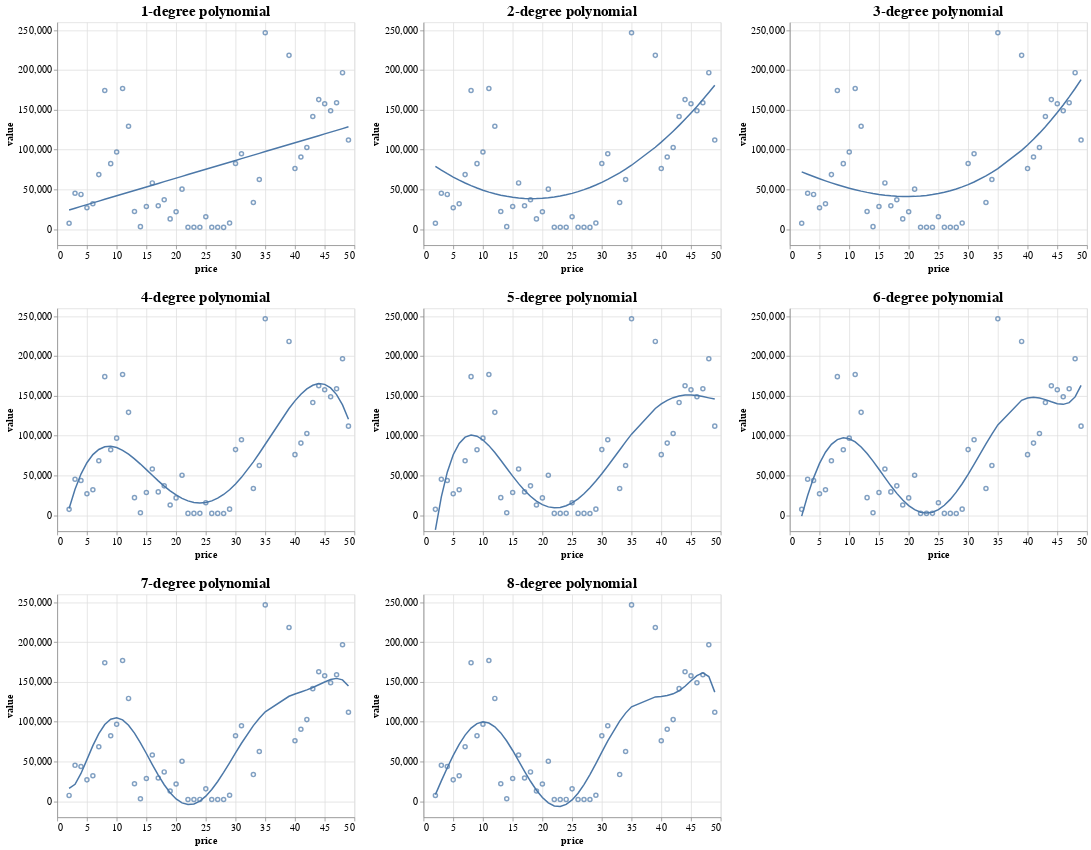

Notebook code for this chart:
### Code cell
melted_df = pd.melt(price_rank_df, "price")

points_chart = alt.Chart(melted_df).transform_filter(alt.FieldEqualPredicate(field="variable", equal="rank")) \
.mark_point().encode(
    x=alt.X("price:Q", scale=alt.Scale(zero=False)),
    y=alt.Y("value:Q", scale=alt.Scale(zero=False))
)

curve_chart = alt.Chart(melted_df).mark_line().encode(
    x=alt.X("price:Q", scale=alt.Scale(zero=False)),
    y=alt.Y("value:Q", scale=alt.Scale(zero=False))
)

alt.ConcatChart(
    concat=[
      points_chart + curve_chart.transform_filter(alt.FieldEqualPredicate(field="variable", equal=f"polynom {deg} pred")).properties(title=f"{deg}-degree polynomial")
      for deg in degrees
    ],
    columns=3
).resolve_axis(
    x="shared",
    y="shared"
).resolve_scale(
    x="shared", 
    y="shared"
).configure_axis(
    labelFontSize=14,
    titleFontSize=14
).configure_title(fontSize=20)

### Figure 1 — Vega-Lite specification as saved in the notebook (floating-point values rounded to 4 significant figures; data arrays with more than 128 entries replaced by an {"elided": "..."} marker saying what was removed)
{"$schema": "https://vega.github.io/schema/vega-lite/v4.8.1.json", "columns": 3, "concat": [{"layer": [{"encoding": {"x": {"field": "price", "scale": {"zero": false}, "type": "quantitative"}, "y": {"field": "value", "scale": {"zero": false}, "type": "quantitative"}}, "mark": "point", "transform": [{"filter": {"equal": "rank", "field": "variable"}}]}, {"encoding": {"x": {"field": "price", "scale": {"zero": false}, "type": "quantitative"}, "y": {"field": "value", "scale": {"zero": false}, "type": "quantitative"}}, "mark": "line", "title": "1-degree polynomial", "transform": [{"filter": {"equal": "polynom 1 pred", "field": "variable"}}]}]}, {"layer": [{"encoding": {"x": {"field": "price", "scale": {"zero": false}, "type": "quantitative"}, "y": {"field": "value", "scale": {"zero": false}, "type": "quantitative"}}, "mark": "point", "transform": [{"filter": {"equal": "rank", "field": "variable"}}]}, {"encoding": {"x": {"field": "price", "scale": {"zero": false}, "type": "quantitative"}, "y": {"field": "value", "scale": {"zero": false}, "type": "quantitative"}}, "mark": "line", "title": "2-degree polynomial", "transform": [{"filter": {"equal": "polynom 2 pred", "field": "variable"}}]}]}, {"layer": [{"encoding": {"x": {"field": "price", "scale": {"zero": false}, "type": "quantitative"}, "y": {"field": "value", "scale": {"zero": false}, "type": "quantitative"}}, "mark": "point", "transform": [{"filter": {"equal": "rank", "field": "variable"}}]}, {"encoding": {"x": {"field": "price", "scale": {"zero": false}, "type": "quantitative"}, "y": {"field": "value", "scale": {"zero": false}, "type": "quantitative"}}, "mark": "line", "title": "3-degree polynomial", "transform": [{"filter": {"equal": "polynom 3 pred", "field": "variable"}}]}]}, {"layer": [{"encoding": {"x": {"field": "price", "scale": {"zero": false}, "type": "quantitative"}, "y": {"field": "value", "scale": {"zero": false}, "type": "quantitative"}}, "mark": "point", "transform": [{"filter": {"equal": "rank", "field": "variable"}}]}, {"encoding": {"x": {"field": "price", "scale": {"zero": false}, "type": "quantitative"}, "y": {"field": "value", "scale": {"zero": false}, "type": "quantitative"}}, "mark": "line", "title": "4-degree polynomial", "transform": [{"filter": {"equal": "polynom 4 pred", "field": "variable"}}]}]}, {"layer": [{"encoding": {"x": {"field": "price", "scale": {"zero": false}, "type": "quantitative"}, "y": {"field": "value", "scale": {"zero": false}, "type": "quantitative"}}, "mark": "point", "transform": [{"filter": {"equal": "rank", "field": "variable"}}]}, {"encoding": {"x": {"field": "price", "scale": {"zero": false}, "type": "quantitative"}, "y": {"field": "value", "scale": {"zero": false}, "type": "quantitative"}}, "mark": "line", "title": "5-degree polynomial", "transform": [{"filter": {"equal": "polynom 5 pred", "field": "variable"}}]}]}, {"layer": [{"encoding": {"x": {"field": "price", "scale": {"zero": false}, "type": "quantitative"}, "y": {"field": "value", "scale": {"zero": false}, "type": "quantitative"}}, "mark": "point", "transform": [{"filter": {"equal": "rank", "field": "variable"}}]}, {"encoding": {"x": {"field": "price", "scale": {"zero": false}, "type": "quantitative"}, "y": {"field": "value", "scale": {"zero": false}, "type": "quantitative"}}, "mark": "line", "title": "6-degree polynomial", "transform": [{"filter": {"equal": "polynom 6 pred", "field": "variable"}}]}]}, {"layer": [{"encoding": {"x": {"field": "price", "scale": {"zero": false}, "type": "quantitative"}, "y": {"field": "value", "scale": {"zero": false}, "type": "quantitative"}}, "mark": "point", "transform": [{"filter": {"equal": "rank", "field": "variable"}}]}, {"encoding": {"x": {"field": "price", "scale": {"zero": false}, "type": "quantitative"}, "y": {"field": "value", "scale": {"zero": false}, "type": "quantitative"}}, "mark": "line", "title": "7-degree polynomial", "transform": [{"filter": {"equal": "polynom 7 pred", "field": "variable"}}]}]}, {"layer": [{"encoding": {"x": {"field": "price", "scale": {"zero": false}, "type": "quantitative"}, "y": {"field": "value", "scale": {"zero": false}, "type": "quantitative"}}, "mark": "point", "transform": [{"filter": {"equal": "rank", "field": "variable"}}]}, {"encoding": {"x": {"field": "price", "scale": {"zero": false}, "type": "quantitative"}, "y": {"field": "value", "scale": {"zero": false}, "type": "quantitative"}}, "mark": "line", "title": "8-degree polynomial", "transform": [{"filter": {"equal": "polynom 8 pred", "field": "variable"}}]}]}], "config": {"axis": {"labelFontSize": 14, "titleFontSize": 14}, "title": {"fontSize": 20}, "view": {"continuousHeight": 300, "continuousWidth": 400}}, "data": {"name": "data-dd0c7da45baa31a9c75b8b8e2320973f"}, "datasets": {"data-dd0c7da45baa31a9c75b8b8e2320973f": {"elided": "396 records"}}, "resolve": {"axis": {"x": "shared", "y": "shared"}, "scale": {"x": "shared", "y": "shared"}}}
